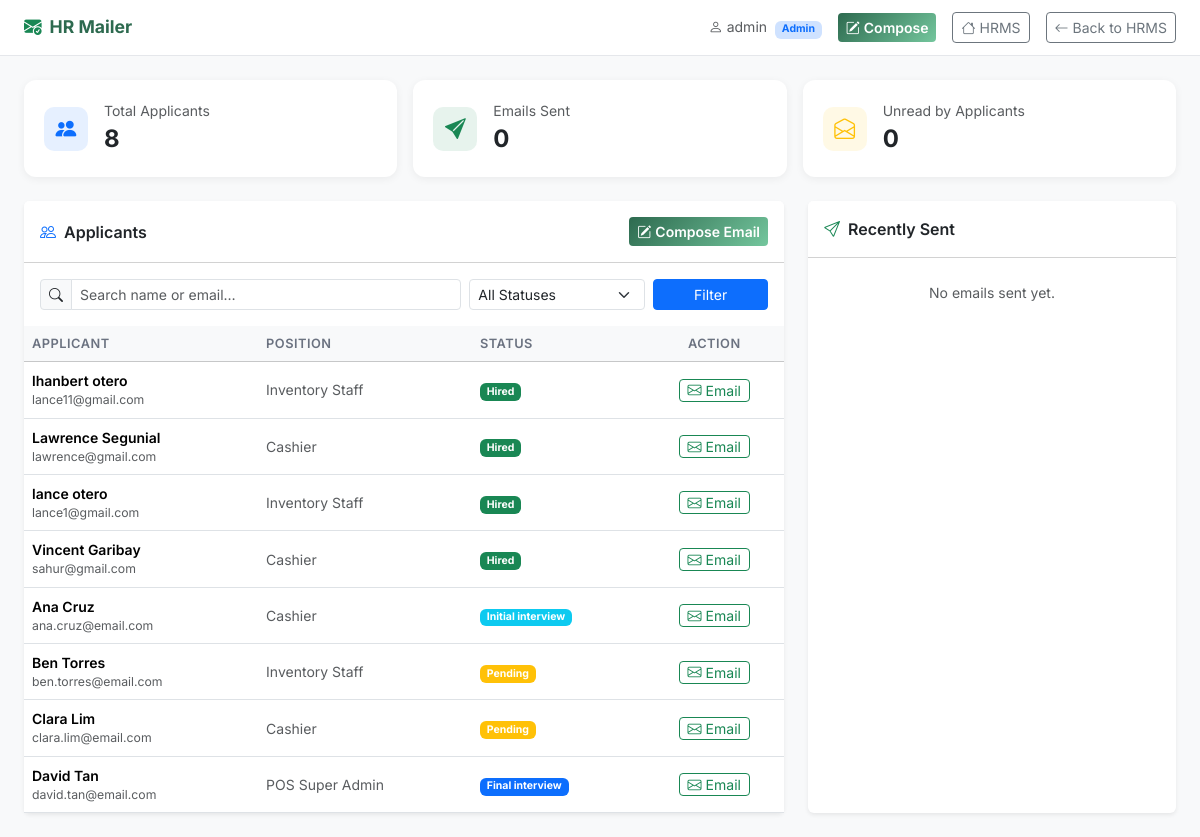
The app's page /hrms/mailer/dashboard.php (signed in) with its own data.
### tables this page shows
CREATE TABLE `applicants` (
  `id` int(11) NOT NULL,
  `applicant_account_id` int(11) DEFAULT NULL,
  `job_id` int(11) DEFAULT NULL,
  `branch_id` int(11) DEFAULT NULL,
  `applicant_code` varchar(20) DEFAULT NULL,
  `firstname` varchar(100) NOT NULL,
  `lastname` varchar(100) NOT NULL,
  `middlename` varchar(100) DEFAULT NULL,
  `email` varchar(150) NOT NULL,
  `phone` varchar(20) DEFAULT NULL,
  `address` text DEFAULT NULL,
  `gender` enum('Male','Female','Other') DEFAULT NULL,
  `birthdate` date DEFAULT NULL,
  `highest_education` varchar(100) DEFAULT NULL,
  `school` varchar(150) DEFAULT NULL,
  `course` varchar(150) DEFAULT NULL,
  `years_experience` int(11) DEFAULT 0,
  `resume` varchar(255) DEFAULT NULL,
  `cover_letter` text DEFAULT NULL,
  `skills` text DEFAULT NULL,
  `status` enum('pending','initial_interview','final_interview','passed','failed','hired','withdrawn') DEFAULT 'pending',
  `interview_date` date DEFAULT NULL,
  `interview_time` time DEFAULT NULL,
  `interview_venue` varchar(255) DEFAULT NULL,
  `interview_notes` text DEFAULT NULL,
  `applied_at` timestamp NOT NULL DEFAULT current_timestamp(),
  `created_at` timestamp NOT NULL DEFAULT current_timestamp() COMMENT 'Alias kept for module compatibility',
  `updated_at` timestamp NOT NULL DEFAULT current_timestamp() ON UPDATE current_timestamp()
);

CREATE TABLE `job_postings` (
  `id` int(11) NOT NULL,
  `title` varchar(150) NOT NULL,
  `department_id` int(11) DEFAULT NULL,
  `branch_id` int(11) DEFAULT NULL COMMENT 'which branch this position is hiring for',
  `position_id` int(11) DEFAULT NULL,
  `description` text DEFAULT NULL,
  `requirements` text DEFAULT NULL,
  `qualifications` text DEFAULT NULL,
  `salary_min` decimal(12,2) DEFAULT NULL,
  `salary_max` decimal(12,2) DEFAULT NULL,
  `slots` int(11) DEFAULT 1,
  `job_type` enum('Full-Time','Part-Time','Contract','Internship') DEFAULT 'Full-Time',
  `status` enum('draft','open','closed','filled') DEFAULT 'draft',
  `posted_by` int(11) DEFAULT NULL,
  `deadline` date DEFAULT NULL,
  `created_at` timestamp NOT NULL DEFAULT current_timestamp(),
  `updated_at` timestamp NOT NULL DEFAULT current_timestamp() ON UPDATE current_timestamp()
);

### hrms/mailer/config.php (called while the page is built, shortened)
<?php
function currentMailer(): array {
    return [
        'id'       => 'U' . ($_SESSION['user_id'] ?? ''),
        'username' => $_SESSION['username']  ?? '',
        'fullname' => $_SESSION['full_name'] ?? '',
        'email'    => '',
        'source'   => 'users',
        'role'     => $_SESSION['role'] ?? 'hr',
    ];
}

### hrms/mailer/dashboard.php (the view, shortened to what this page needs)
<?php
require_once __DIR__ . '/../includes/functions.php';
require_once __DIR__ . '/config.php';
$db     = getDB();
$mailer = currentMailer();
$totalApplicants = $db->query("SELECT COUNT(*) FROM applicants")->fetchColumn();
$totalEmailsSent = 0;
try {
    $totalEmailsSent = $db->query("SELECT COUNT(*) FROM hr_emails")->fetchColumn();
} catch (Exception $e) {}
$unreadByApplicant = 0;
try {
    $unreadByApplicant = $db->query("SELECT COUNT(*) FROM hr_emails WHERE is_read = 0")->fetchColumn();
} catch (Exception $e) {}
$recentEmails = [];
try {
    $recentEmails = $db->query(
        "SELECT e.*, a.firstname, a.lastname, a.email as applicant_email
         FROM hr_emails e
         LEFT JOIN applicants a ON e.applicant_id = a.id
         ORDER BY e.sent_at DESC LIMIT 10"
    )->fetchAll();
} catch (Exception $e) {}
$search = trim($_GET['q'] ?? '');
$params = [];
$where  = [];
$whereSQL = $where ? 'WHERE ' . implode(' AND ', $where) : '';
$applicants = $db->prepare(
    "SELECT a.*, j.title as job_title
     FROM applicants a
     LEFT JOIN job_postings j ON a.job_id = j.id
     $whereSQL
     ORDER BY a.applied_at DESC LIMIT 100"
);
$applicants->execute($params);
$applicants = $applicants->fetchAll();
?>
<!DOCTYPE html>
<html lang="en">
<head>
    <link rel="stylesheet" href="https://cdn.jsdelivr.net/npm/bootstrap@5.3.2/dist/css/bootstrap.min.css">
    <link rel="stylesheet" href="https://cdn.jsdelivr.net/npm/bootstrap-icons@1.11.3/font/bootstrap-icons.min.css">
</head>
<body>
<div class="topbar">
    <div class="topbar-brand">
        <i class="bi bi-envelope-check-fill text-success"></i>
        HR Mailer
    </div>
    <div class="d-flex align-items-center gap-3">
        <span class="text-muted small">
            <i class="bi bi-person me-1"></i><?= htmlspecialchars($mailer['fullname'] ?: $mailer['username']) ?>
            <span class="badge bg-primary-subtle text-primary ms-1 small"><?= ucfirst($mailer['role']) ?></span>
        </span>
        <a href="<?= SITE_URL ?>mailer/compose.php" class="btn btn-compose btn-sm">
            <i class="bi bi-pencil-square me-1"></i>Compose
        </a>
        <a href="<?= SITE_URL ?>index.php" class="btn btn-outline-secondary btn-sm">
            <i class="bi bi-house me-1"></i>HRMS
        </a>
        <a href="<?= SITE_URL ?>dashboard.php" class="btn btn-outline-secondary btn-sm">
            <i class="bi bi-arrow-left me-1"></i>Back to HRMS
        </a>
    </div>
</div>
<div class="container-fluid py-4 px-4">
    <div class="row g-3 mb-4">
        <div class="col-md-4">
            <div class="stat-card d-flex align-items-center gap-3">
                <div class="stat-icon bg-primary bg-opacity-10 text-primary"><i class="bi bi-people-fill"></i></div>
                <div>
                    <div class="text-muted small">Total Applicants</div>
                    <div class="fw-bold fs-4"><?= $totalApplicants ?></div>
                </div>
            </div>
        </div>
        <div class="col-md-4">
            <div class="stat-card d-flex align-items-center gap-3">
                <div class="stat-icon bg-success bg-opacity-10 text-success"><i class="bi bi-send-fill"></i></div>
                <div>
                    <div class="text-muted small">Emails Sent</div>
                    <div class="fw-bold fs-4"><?= $totalEmailsSent ?></div>
                </div>
            </div>
        </div>
        <div class="col-md-4">
            <div class="stat-card d-flex align-items-center gap-3">
                <div class="stat-icon bg-warning bg-opacity-10 text-warning"><i class="bi bi-envelope-open"></i></div>
                <div>
                    <div class="text-muted small">Unread by Applicants</div>
                    <div class="fw-bold fs-4"><?= $unreadByApplicant ?></div>
                </div>
            </div>
        </div>
    </div>
    <div class="row g-4">
        <div class="col-lg-8">
            <div class="card border-0 shadow-sm">
                <div class="card-header bg-white d-flex justify-content-between align-items-center py-3">
                    <span class="fw-semibold"><i class="bi bi-people me-2 text-primary"></i>Applicants</span>
                    <a href="<?= SITE_URL ?>mailer/compose.php" class="btn btn-compose btn-sm">
                        <i class="bi bi-pencil-square me-1"></i>Compose Email
                    </a>
                </div>
                <div class="card-body pb-0">
                    <form method="GET" class="row g-2 mb-3">
                        <div class="col-md-7">
                            <div class="input-group input-group-sm">
                                <span class="input-group-text"><i class="bi bi-search"></i></span>
                                <input type="text" name="q" class="form-control"
                                       placeholder="Search name or email…"
                                       value="<?= htmlspecialchars($search) ?>">
                            </div>
                        </div>
                        <div class="col-md-3">
                            <select name="status" class="form-select form-select-sm">
                                <option value="">All Statuses</option>
                            </select>
                        </div>
                        <div class="col-md-2">
                            <button type="submit" class="btn btn-primary btn-sm w-100">Filter</button>
                        </div>
                    </form>
                </div>
                <div class="table-responsive">
                <table class="table table-hover align-middle mb-0">
                    <thead class="table-light">
                        <tr>
                            <th>Applicant</th>
                            <th>Position</th>
                            <th>Status</th>
                            <th class="text-center">Action</th>
                        </tr>
                    </thead>
                    <tbody>
                    <?php foreach ($applicants as $app): ?>
                    <tr>
                        <td>
                            <div class="fw-semibold"><?= htmlspecialchars($app['firstname'] . ' ' . $app['lastname']) ?></div>
                            <div class="text-muted small"><?= htmlspecialchars($app['email']) ?></div>
                        </td>
                        <td class="text-muted small"><?= htmlspecialchars($app['job_title'] ?? 'General') ?></td>
                        <td><?= statusBadge($app['status']) ?></td>
                        <td class="text-center">
                            <a href="<?= SITE_URL ?>mailer/compose.php?applicant_id=<?= $app['id'] ?>"
                               class="btn btn-sm btn-outline-success py-0 px-2">
                                <i class="bi bi-envelope me-1"></i>Email
                            </a>
                        </td>
                    </tr>
                    <?php endforeach; ?>
                    </tbody>
                </table>
                </div>
            </div>
        </div>
        <div class="col-lg-4">
            <div class="card border-0 shadow-sm h-100">
                <div class="card-header bg-white py-3 fw-semibold">
                    <i class="bi bi-send me-2 text-success"></i>Recently Sent
                </div>
                <div class="card-body p-0">
                    <?php if (empty($recentEmails)): ?>
                    <div class="text-center text-muted py-4 small">No emails sent yet.</div>
                    <?php endif; ?>
                </div>
            </div>
        </div>
    </div>
</div>
</body>
</html>

### hrms/includes/functions.php (shortened to what this page needs)
<?php
function statusBadge(string $status): string {
    $map = [
        'active'=>'success','Regular'=>'success','inactive'=>'secondary',
        'resigned'=>'secondary','Resigned'=>'secondary',
        'terminated'=>'danger','Terminated'=>'danger',
        'Probationary'=>'warning','Contractual'=>'info',
        'pending'=>'warning','admin_approved'=>'info','approved'=>'success',
        'rejected'=>'danger','cancelled'=>'secondary','withdrawn'=>'secondary',
        'processed'=>'primary','released'=>'success','draft'=>'secondary',
        'initial_interview'=>'info','final_interview'=>'primary',
        'passed'=>'success','failed'=>'danger','hired'=>'success',
        'scheduled'=>'info','completed'=>'success',
        'no_show'=>'danger','rescheduled'=>'warning',
        'ongoing'=>'success','ended'=>'secondary',
        'terminated_early'=>'danger','probationary'=>'warning','regular'=>'success',
        'admin'=>'danger','hr'=>'primary','employee'=>'secondary','inventory_staff'=>'info',
        'open'=>'success','closed'=>'secondary','paused'=>'warning',
        'present'=>'success','absent'=>'danger','late'=>'warning',
        'half_day'=>'info','on_leave'=>'primary',
        'Awaiting Admin'=>'warning','Awaiting HR'=>'info',
    ];
    $color = $map[$status] ?? 'secondary';
    return '<span class="badge bg-' . $color . '">' . htmlspecialchars(ucfirst(str_replace('_', ' ', $status))) . '</span>';
}

### hrms/mailer/dashboard.php (style rules this page uses)
* { font-family: 'Inter', sans-serif; }
body { background: #f8f9fa; }
.topbar { background: #fff; border-bottom: 1px solid #e5e7eb; padding: .75rem 1.5rem; display:flex; align-items:center; justify-content:space-between; position:sticky; top:0; z-index:100; }
.topbar-brand { font-weight:700; color:#2d6a4f; font-size:1.1rem; display:flex; align-items:center; gap:.5rem; }
.stat-card { background:#fff; border-radius:12px; padding:1.25rem; border:none; box-shadow:0 2px 8px rgba(0,0,0,.06); }
.stat-icon { width:44px; height:44px; border-radius:10px; display:flex; align-items:center; justify-content:center; font-size:1.3rem; }
.table th { font-size:.8rem; text-transform:uppercase; letter-spacing:.5px; color:#6b7280; font-weight:600; }
.table td { font-size:.875rem; vertical-align:middle; }
.btn-compose { background:linear-gradient(135deg,#2d6a4f,#74c69d); border:none; color:#fff; font-weight:600; }

### records on screen
applicants: firstname+lastname "lhanbert otero", email "lance11@gmail.com", job.title "Inventory Staff", status "Hired"
applicants: firstname+lastname "Lawrence Segunial", email "lawrence@gmail.com", job.title "Cashier", status "Hired"
applicants: firstname+lastname "lance otero", email "lance1@gmail.com", job.title "Inventory Staff", status "Hired"
applicants: firstname+lastname "Vincent Garibay", email "sahur@gmail.com", job.title "Cashier", status "Hired"
applicants: firstname+lastname "Ana Cruz", email "ana.cruz@email.com", job.title "Cashier", status "Initial interview"
applicants: firstname+lastname "Ben Torres", email "ben.torres@email.com", job.title "Inventory Staff", status "Pending"
applicants: firstname+lastname "Clara Lim", email "clara.lim@email.com", job.title "Cashier", status "Pending"
applicants: firstname+lastname "David Tan", email "david.tan@email.com", job.title "POS Super Admin", status "Final interview"

### other values on screen
$mailer['fullname'] ?: $mailer['username'] "admin"
$mailer['role'] "Admin"
$totalApplicants "8"
$totalEmailsSent "0"
$unreadByApplicant "0"
